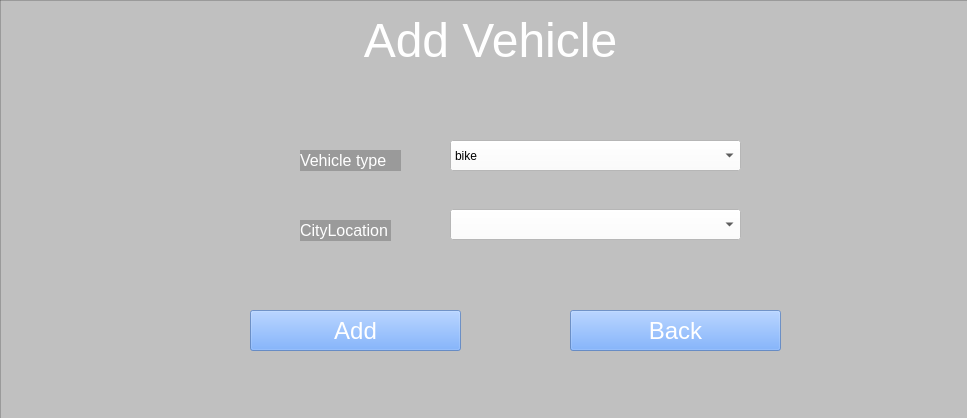
<?xml version="1.0" encoding="UTF-8"?>
<ui version="4.0">
 <class>MainWindowOperatorAddVehicle</class>
 <widget class="QMainWindow" name="MainWindowOperatorAddVehicle">
  <property name="geometry">
   <rect>
    <x>0</x>
    <y>0</y>
    <width>967</width>
    <height>418</height>
   </rect>
  </property>
  <property name="windowTitle">
   <string>E-Vehicle Share System</string>
  </property>
  <property name="windowIcon">
   <iconset>
    <normaloff>:/icon/Users/Calvin Pfob/Documents/guiDevelopment/icon.png</normaloff>:/icon/Users/Calvin Pfob/Documents/guiDevelopment/icon.png</iconset>
  </property>
  <property name="iconSize">
   <size>
    <width>25</width>
    <height>25</height>
   </size>
  </property>
  <widget class="QWidget" name="operatorAddVehiclePage">
   <property name="styleSheet">
    <string notr="true"/>
   </property>
   <widget class="QLabel" name="title">
    <property name="geometry">
     <rect>
      <x>0</x>
      <y>10</y>
      <width>981</width>
      <height>61</height>
     </rect>
    </property>
    <property name="font">
     <font>
      <family>Arial</family>
      <pointsize>48</pointsize>
     </font>
    </property>
    <property name="text">
     <string>&lt;html&gt;&lt;head/&gt;&lt;body&gt;&lt;p&gt;&lt;span style=&quot; font-size:36pt; color:#ffffff;&quot;&gt;Add Vehicle&lt;/span&gt;&lt;/p&gt;&lt;/body&gt;&lt;/html&gt;</string>
    </property>
    <property name="alignment">
     <set>Qt::AlignCenter</set>
    </property>
   </widget>
   <widget class="QLabel" name="backgroundPicture">
    <property name="geometry">
     <rect>
      <x>0</x>
      <y>0</y>
      <width>981</width>
      <height>481</height>
     </rect>
    </property>
    <property name="styleSheet">
     <string notr="true">background-image: url(:/login/tier-mobility-2021-05-min.png);</string>
    </property>
    <property name="text">
     <string/>
    </property>
    <property name="pixmap">
     <pixmap resource="bg.qrc">:/login/tier-mobility-2021-05-min.png</pixmap>
    </property>
    <property name="scaledContents">
     <bool>true</bool>
    </property>
   </widget>
   <widget class="QFrame" name="backgroundFrame">
    <property name="geometry">
     <rect>
      <x>0</x>
      <y>0</y>
      <width>981</width>
      <height>481</height>
     </rect>
    </property>
    <property name="styleSheet">
     <string notr="true">background:rgba(0, 0, 0, 50)</string>
    </property>
    <property name="frameShape">
     <enum>QFrame::StyledPanel</enum>
    </property>
    <property name="frameShadow">
     <enum>QFrame::Raised</enum>
    </property>
    <widget class="QPushButton" name="addButton">
     <property name="geometry">
      <rect>
       <x>250</x>
       <y>310</y>
       <width>211</width>
       <height>41</height>
      </rect>
     </property>
     <property name="font">
      <font>
       <pointsize>18</pointsize>
      </font>
     </property>
     <property name="styleSheet">
      <string notr="true">background-color: rgba(85, 153, 255, 150); color: white</string>
     </property>
     <property name="text">
      <string>Add</string>
     </property>
    </widget>
    <widget class="QLabel" name="vehicleTypeLabel">
     <property name="geometry">
      <rect>
       <x>300</x>
       <y>150</y>
       <width>101</width>
       <height>21</height>
      </rect>
     </property>
     <property name="font">
      <font>
       <family>Arial</family>
       <pointsize>12</pointsize>
      </font>
     </property>
     <property name="styleSheet">
      <string notr="true">color:rgb(255, 255, 255)</string>
     </property>
     <property name="text">
      <string>Vehicle type</string>
     </property>
    </widget>
    <widget class="QLabel" name="cityLocationLabel">
     <property name="geometry">
      <rect>
       <x>300</x>
       <y>220</y>
       <width>91</width>
       <height>21</height>
      </rect>
     </property>
     <property name="font">
      <font>
       <family>Arial</family>
       <pointsize>12</pointsize>
      </font>
     </property>
     <property name="styleSheet">
      <string notr="true">color:rgb(255, 255, 255)</string>
     </property>
     <property name="text">
      <string>CityLocation</string>
     </property>
    </widget>
    <widget class="QComboBox" name="comboBoxVehicleType">
     <property name="geometry">
      <rect>
       <x>450</x>
       <y>140</y>
       <width>291</width>
       <height>31</height>
      </rect>
     </property>
     <property name="styleSheet">
      <string notr="true">background-color: white</string>
     </property>
     <property name="maxVisibleItems">
      <number>5</number>
     </property>
     <property name="sizeAdjustPolicy">
      <enum>QComboBox::AdjustToMinimumContentsLengthWithIcon</enum>
     </property>
     <item>
      <property name="text">
       <string>bike</string>
      </property>
     </item>
     <item>
      <property name="text">
       <string>scooter</string>
      </property>
     </item>
    </widget>
    <widget class="QComboBox" name="comboBoxCitylocation">
     <property name="geometry">
      <rect>
       <x>450</x>
       <y>209</y>
       <width>291</width>
       <height>31</height>
      </rect>
     </property>
     <property name="styleSheet">
      <string notr="true">background-color: white</string>
     </property>
     <property name="maxVisibleItems">
      <number>5</number>
     </property>
     <property name="sizeAdjustPolicy">
      <enum>QComboBox::AdjustToMinimumContentsLengthWithIcon</enum>
     </property>
    </widget>
    <widget class="QPushButton" name="backButton">
     <property name="geometry">
      <rect>
       <x>570</x>
       <y>310</y>
       <width>211</width>
       <height>41</height>
      </rect>
     </property>
     <property name="font">
      <font>
       <pointsize>18</pointsize>
      </font>
     </property>
     <property name="styleSheet">
      <string notr="true">background-color: rgba(85, 153, 255, 150); color: white</string>
     </property>
     <property name="text">
      <string>Back</string>
     </property>
    </widget>
   </widget>
   <zorder>backgroundPicture</zorder>
   <zorder>backgroundFrame</zorder>
   <zorder>title</zorder>
  </widget>
 </widget>
 <resources>
  <include location="bg.qrc"/>
 </resources>
 <connections/>
</ui>
